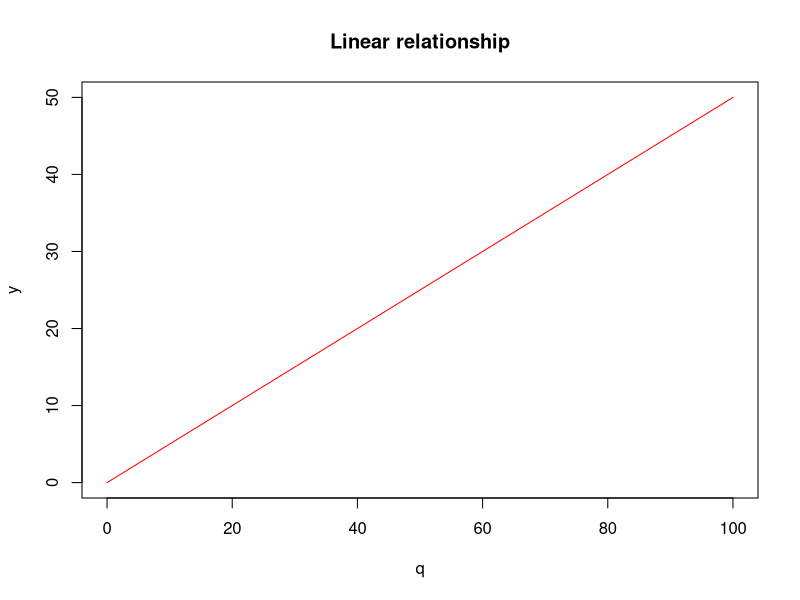
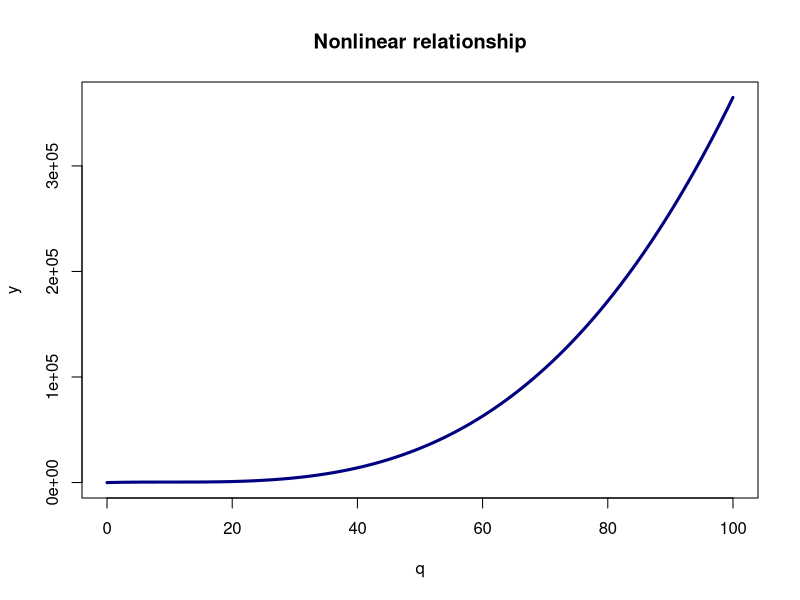
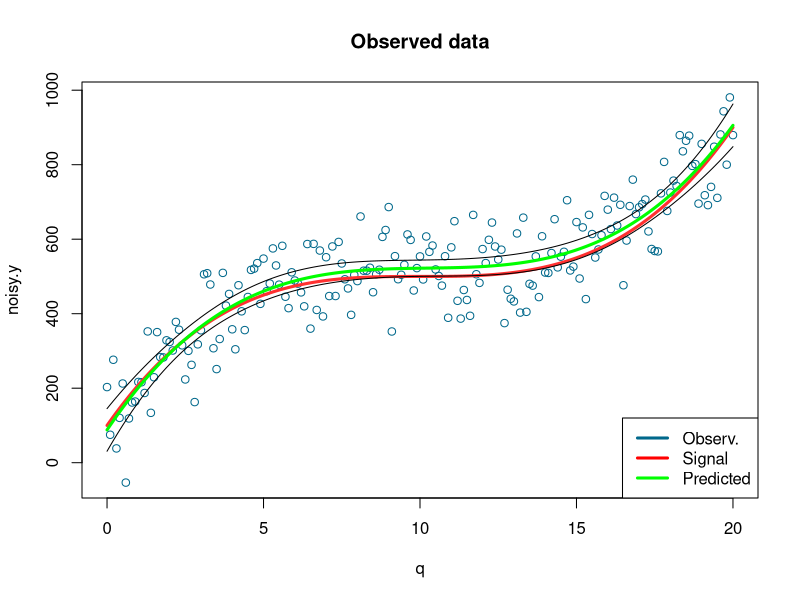
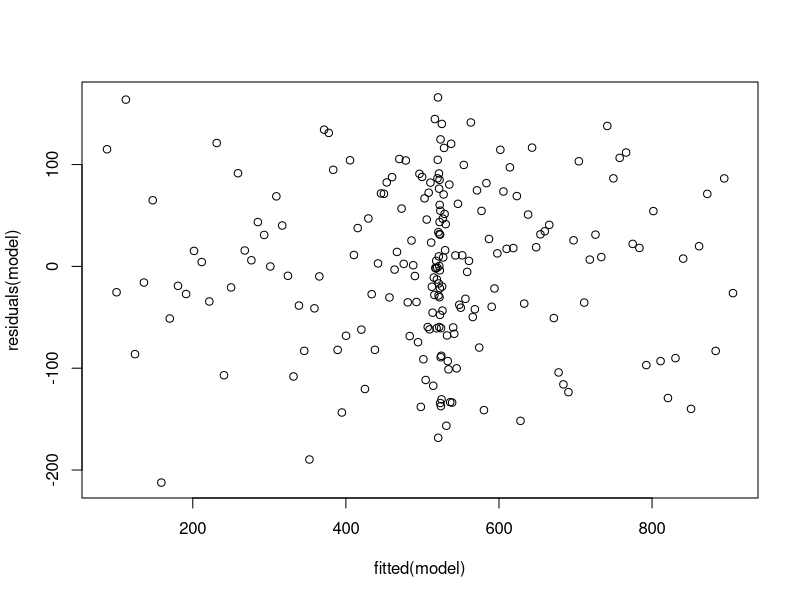

Recreate these plots in R, in order.
p <- 0.5
q <- seq(0,100,1)
y <- p*q
plot(q,y,type='l',col='red',main='Linear relationship')

y <- 450 + p*(q-10)^3
plot(q,y,type='l',col='navy',main='Nonlinear relationship',lwd=3)

set.seed(20)
q <- seq(from=0, to=20, by=0.1)
y <- 500 + 0.4 * (q-10)^3
noise <- rnorm(length(q), mean=10, sd=80)
noisy.y <- y + noise
plot(q,noisy.y,col='deepskyblue4',xlab='q',main='Observed data')
lines(q,y,col='firebrick1',lwd=3)

model <- lm(noisy.y ~ poly(q,3))
summary(model)
confint(model, level=0.95)

predicted.intervals <- predict(model,data.frame(x=q),interval='confidence',
                               level=0.99)

lines(q,predicted.intervals[,1],col='green',lwd=3)
lines(q,predicted.intervals[,2],col='black',lwd=1)
lines(q,predicted.intervals[,3],col='black',lwd=1)

legend("bottomright",c("Observ.","Signal","Predicted"), 
       col=c("deepskyblue4","red","green"), lwd=3)
plot(fitted(model),residuals(model))
